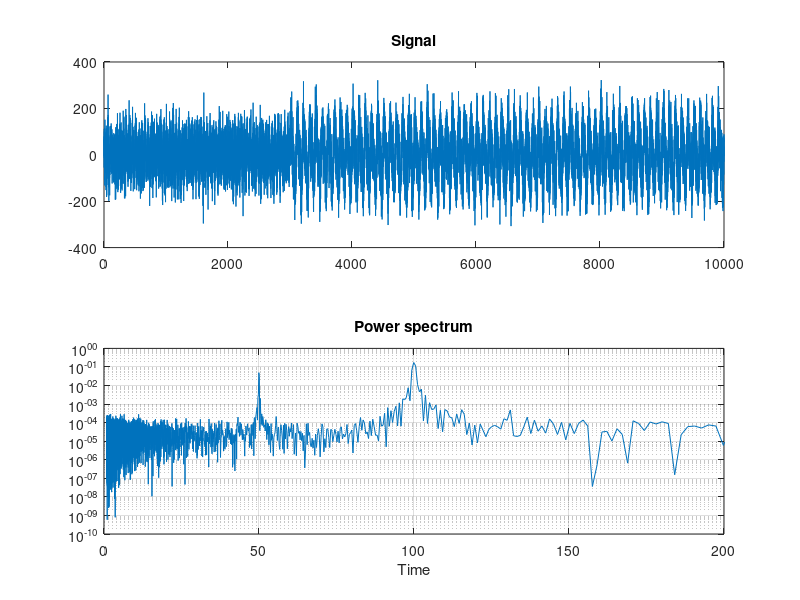

MATLAB code for this plot: (Note: this script raises an error after producing the figure.)
% this program tries to understand how wavelets work.

% % %  ---- REAL DATA ----
% T = readtable('t_series_data.csv');
% 
% x_tot = T{:,2};
% t = T{:,1};
% dt = T{2,1} - T{1,1};    % dt is in hours
% fs = 1/dt;
% 
% % quiet time
% stop = find(t == 79);
% xq = x_tot(1:stop);
% xq_dt = detrend(xq);                % detrend it
% 
% % storm time
% start = find(t == 84);
% xst = x_tot(start:end);
% xst_dt = detrend(xst);                  % detrend it
% 
% % now splice together the storm and quiet time
% x = [xq_dt; xst_dt];
% 
% name1 = './Figures/Powerspectrum_obs.png';
% name2 = './Figures/Morlet_obs.png';
% xlimits = [0, 1.3];



% ---- SYNTHETIC DATA----
dt = 0.5;
fs = 1/dt;
t = [0:dt:10000];
ind = find(t == 3000);
A = 40;
B = 100;
P1 = 50;
P2 = 100;

x = A * sin(2*pi*t/P1);
x(ind:end) = x(ind:end) +  B * sin(2*pi*t(ind:end)/P2);
n = std(x) *  randn(size(t));
x = x + n;
name1 = './Figures/Powerspectrum_syn.png';
name2 = './Figures/Morlet_syn.png';
xlimits = [0, 200];


nfft = 2^nextpow2(length(x));     % next power of 2 to use for fft points
[Px, fq] = periodogram(x, [], nfft, fs);
xnorm = Px/sum(Px(:));

h = figure();
subplot(211);
plot(t, x);
title('Signal');

subplot(212);
plot(1./fq, xnorm);
set(gca, 'YScale', 'log');
title('Power spectrum')
xlabel('Time');
xlim(xlimits)
grid on;
saveas(gcf, name1);


% waitfor(h)

cwt(x, 'amor', seconds(dt))
saveas(gcf, name2);

